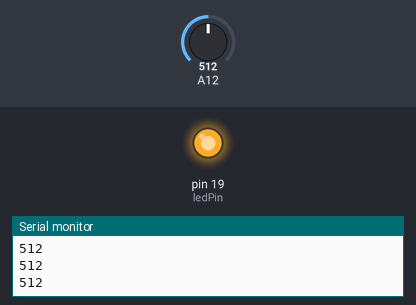
The sketch below on a simulated Arduino Mega 2560, built with avr-gcc and run on an emulated ATmega2560. Shown: output pins drawn as LEDs (lit = HIGH), the last lines printed to the serial monitor. Inputs (shaded band) come from the test bench; at power-on: A12 = 512.

Above: at 1.2 s.
1.3 s: A12 set to 805
2.8 s: A12 set to 830
At 3.1 s:
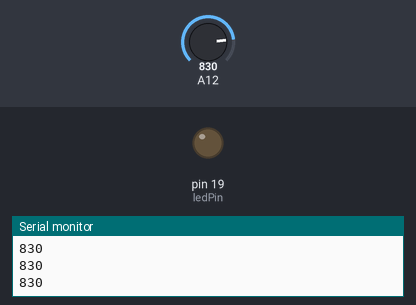
4.3 s: A12 set to 716
At 5.5 s:
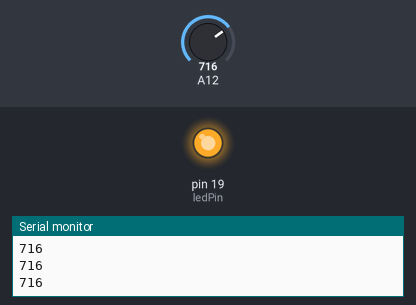
5.8 s: A12 set to 900
At 6.6 s:
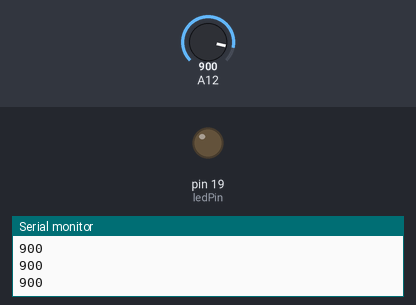
Timing chart, 0 to 8.3 s (numbered marks = the images above; inputs shaded):
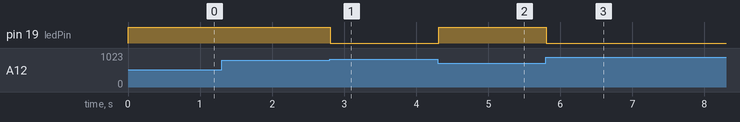

Measured:
- the behaviour switches between 812 and 813 on A12 (found by bisection; images 0 and 1)
- after the input at 2.8 s, pin 19 (ledPin): HIGH → LOW at once
- after the input at 4.3 s, pin 19 (ledPin): LOW → HIGH at once
- after the input at 5.8 s, pin 19 (ledPin): HIGH → LOW at once

The sketch:

Daemmerung.ino
```cpp
#include <Arduino.h>

// Helligkeitssensor an Pin 28
const int sensorPin = 28;

// LED an Pin 19
const int ledPin = 19;

// Referenzwert
const int normwert = 512;
const int abweichung = 300;
const int obereGrenze = normwert + abweichung;
const int untereGrenze = normwert - abweichung;

// PWM-Bereich für LED
const int pwmMax = 255;

void setup() {
    pinMode(ledPin, OUTPUT);
    Serial.begin(9600);
}

int rescale(int value, int in_min, int in_max, int out_min, int out_max) {
    return (value - in_min) * (out_max - out_min) / (in_max - in_min) + out_min;
}

void loop() {
    // 10-Bit-ADC-Wert lesen
    int messwert = analogRead(sensorPin);

    // Messwert auf der Konsole ausgeben
    Serial.println(messwert);

    if (messwert > obereGrenze) {
        analogWrite(ledPin, 0);
    } else if (messwert < untereGrenze) {
        analogWrite(ledPin, pwmMax);
    } else {
        int pwm_wert = pwmMax - rescale(messwert, untereGrenze, obereGrenze, 0, pwmMax);
        analogWrite(ledPin, pwm_wert);
    }
    delay(10);
}
```
